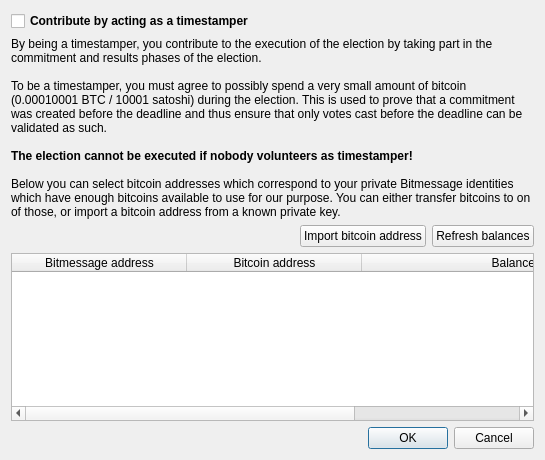
<?xml version="1.0" encoding="UTF-8"?>
<ui version="4.0">
 <class>TimestamperSettingsDialog</class>
 <widget class="QDialog" name="TimestamperSettingsDialog">
  <property name="geometry">
   <rect>
    <x>0</x>
    <y>0</y>
    <width>545</width>
    <height>460</height>
   </rect>
  </property>
  <property name="windowTitle">
   <string>Bitcoin addresses</string>
  </property>
  <layout class="QVBoxLayout" name="verticalLayout" stretch="0,0,0,1,0">
   <item>
    <layout class="QHBoxLayout" name="horizontalLayout_3">
     <item>
      <widget class="QCheckBox" name="checkBoxTimestamper">
       <property name="font">
        <font>
         <weight>75</weight>
         <bold>true</bold>
        </font>
       </property>
       <property name="text">
        <string>Contribute by acting as a timestamper</string>
       </property>
      </widget>
     </item>
    </layout>
   </item>
   <item>
    <widget class="QLabel" name="label">
     <property name="text">
      <string>By being a timestamper, you contribute to the execution of the election by taking part in the commitment and results phases of the election.&lt;br&gt;&lt;br&gt;To be a timestamper, you must agree to possibly spend a very small amount of bitcoin (0.00010001 BTC / 10001 satoshi) during the election. This is used to prove that a commitment was created before the deadline and thus ensure that only votes cast before the deadline can be validated as such.&lt;br&gt;&lt;br&gt;&lt;b&gt;The election cannot be executed if nobody volunteers as timestamper!&lt;/b&gt;&lt;br&gt;&lt;br&gt;Below you can select bitcoin addresses which correspond to your private Bitmessage identities which have enough bitcoins available to use for our purpose. You can either transfer bitcoins to on of those, or import a bitcoin address from a known private key.</string>
     </property>
     <property name="textFormat">
      <enum>Qt::RichText</enum>
     </property>
     <property name="wordWrap">
      <bool>true</bool>
     </property>
    </widget>
   </item>
   <item>
    <layout class="QHBoxLayout" name="horizontalLayout">
     <item>
      <spacer name="horizontalSpacer">
       <property name="orientation">
        <enum>Qt::Horizontal</enum>
       </property>
       <property name="sizeHint" stdset="0">
        <size>
         <width>40</width>
         <height>20</height>
        </size>
       </property>
      </spacer>
     </item>
     <item>
      <widget class="QPushButton" name="pushButtonImportBitcoinAddress">
       <property name="text">
        <string>Import bitcoin address</string>
       </property>
      </widget>
     </item>
     <item>
      <widget class="QPushButton" name="pushButtonRefreshBalances">
       <property name="text">
        <string>Refresh balances</string>
       </property>
      </widget>
     </item>
    </layout>
   </item>
   <item>
    <widget class="QTableWidget" name="tableWidgetAddresses">
     <property name="alternatingRowColors">
      <bool>false</bool>
     </property>
     <property name="selectionMode">
      <enum>QAbstractItemView::ExtendedSelection</enum>
     </property>
     <property name="selectionBehavior">
      <enum>QAbstractItemView::SelectRows</enum>
     </property>
     <attribute name="horizontalHeaderDefaultSectionSize">
      <number>175</number>
     </attribute>
     <attribute name="horizontalHeaderStretchLastSection">
      <bool>true</bool>
     </attribute>
     <attribute name="verticalHeaderVisible">
      <bool>false</bool>
     </attribute>
     <attribute name="verticalHeaderHighlightSections">
      <bool>false</bool>
     </attribute>
     <column>
      <property name="text">
       <string>Bitmessage address</string>
      </property>
     </column>
     <column>
      <property name="text">
       <string>Bitcoin address</string>
      </property>
     </column>
     <column>
      <property name="text">
       <string>Balance</string>
      </property>
      <property name="textAlignment">
       <set>AlignRight|AlignVCenter</set>
      </property>
     </column>
    </widget>
   </item>
   <item>
    <widget class="QDialogButtonBox" name="buttonBox">
     <property name="orientation">
      <enum>Qt::Horizontal</enum>
     </property>
     <property name="standardButtons">
      <set>QDialogButtonBox::Cancel|QDialogButtonBox::Ok</set>
     </property>
    </widget>
   </item>
  </layout>
 </widget>
 <resources/>
 <connections>
  <connection>
   <sender>buttonBox</sender>
   <signal>rejected()</signal>
   <receiver>TimestamperSettingsDialog</receiver>
   <slot>reject()</slot>
   <hints>
    <hint type="sourcelabel">
     <x>316</x>
     <y>260</y>
    </hint>
    <hint type="destinationlabel">
     <x>286</x>
     <y>274</y>
    </hint>
   </hints>
  </connection>
  <connection>
   <sender>buttonBox</sender>
   <signal>accepted()</signal>
   <receiver>TimestamperSettingsDialog</receiver>
   <slot>accept()</slot>
   <hints>
    <hint type="sourcelabel">
     <x>248</x>
     <y>254</y>
    </hint>
    <hint type="destinationlabel">
     <x>157</x>
     <y>274</y>
    </hint>
   </hints>
  </connection>
 </connections>
</ui>
